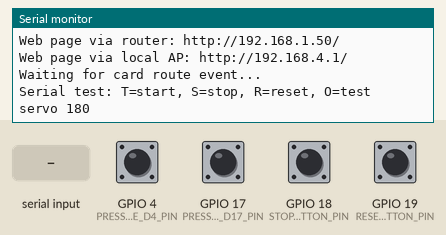
Simulated run of this sketch. Board: ESP32. On the bench: the last lines printed to the serial monitor. The inputs (shaded band) are chosen by the test bench; at power-on: GPIO 4 (PRESSURE_D4_PIN), GPIO 17 (PRESSURE_D17_PIN), GPIO 18 (STOP_BUTTON_PIN), GPIO 19 (RESET_BUTTON_PIN) HIGH. WiFi joins after 1.5 s; servers stay silent unless stated.

Above: at 3.7 s.
3.8 s: GPIO 19 (RESET_BUTTON_PIN) pulled LOW for 0.15 s
At 4.4 s:
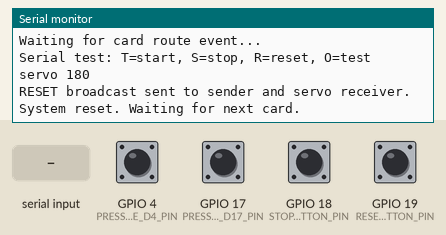
5.4 s: "T" received over Serial
At 6.6 s:
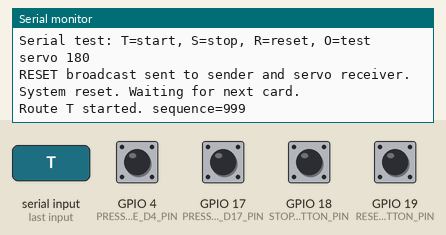
6.9 s: GPIO 4 (PRESSURE_D4_PIN) pulled LOW for 0.15 s
At 7.8 s:
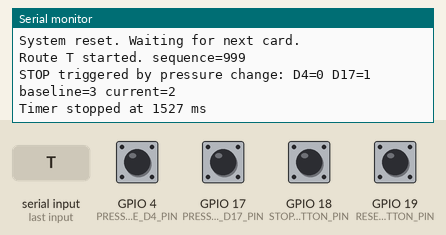
8.5 s: "O" received over Serial
At 9.1 s:
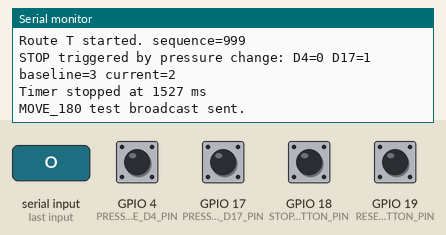
10.0 s: "T" received over Serial
At 10.3 s:
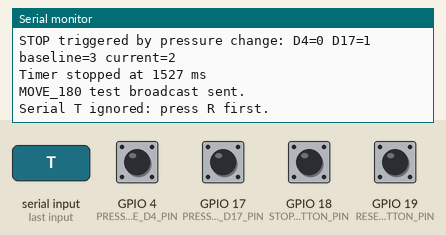

Measured:
- after the input at 3.8 s, the serial monitor: prints a new line at once (image 1)
- after the input at 5.4 s, the serial monitor: prints a new line at once (image 2)
- after the input at 6.9 s, the serial monitor: prints a new line at once (image 3)
- after the input at 8.5 s, the serial monitor: prints a new line at once (image 4)
- after the input at 10.0 s, the serial monitor: prints a new line at once (image 5)

The sketch:

ESP32_WROOM_Timer_Server.ino
```cpp
/*
  ESP32 WROOM 32 - Competition Web Timer
  -------------------------------------------
  GPIO4  : pressure sensor input A
  GPIO17 : pressure sensor input B
  GPIO18 : STOP button, connect to GND
  GPIO19 : RESET button, connect to GND

  IMPORTANT: GPIO6-GPIO11 are reserved for the ESP32 flash.
  Do not connect buttons or sensors to those pins.

  This WROOM board receives a ROUTE event from the RFID sender, starts the timer,
  and serves the HTML web page.

  Both installed pressure sensors use polarity-independent edge detection.
  For analog pressure sensors, enable PRESSURE_ANALOG_MODE.
*/

#include <Arduino.h>
#include <WiFi.h>
#include <WebServer.h>
#include <ESPmDNS.h>
#include <esp_now.h>
#include <esp_wifi.h>
#include <esp_arduino_version.h>
#include <cstring>
#include "web_page.h"

// ===================== Wi-Fi =====================
const char* WIFI_SSID = "YOUR_WIFI_SSID";
const char* WIFI_PASSWORD = "YOUR_WIFI_PASSWORD";

// ===================== Pins =====================
constexpr uint8_t PRESSURE_D4_PIN = 4;
constexpr uint8_t PRESSURE_D17_PIN = 17;
constexpr uint8_t STOP_BUTTON_PIN = 18;
constexpr uint8_t RESET_BUTTON_PIN = 19;

constexpr bool USE_PRESSURE_D4 = true;
constexpr bool USE_PRESSURE_D17 = true;
constexpr bool PRESSURE_ANALOG_MODE = false;

// Digital mode: any stable level change triggers the stop. This supports
// both active-high and active-low sensor modules.
constexpr bool PRESSURE_TRIGGER_HIGH = true;
constexpr int PRESSURE_THRESHOLD = 1500;
constexpr uint32_t PRESSURE_DEBOUNCE_MS = 30;

// ===================== ESP-NOW =====================
constexpr uint32_t PACKET_MAGIC = 0x5A4F4E45;
constexpr uint8_t PROTOCOL_VERSION = 1;
constexpr uint8_t EVENT_CARD_ROUTE = 2;
constexpr uint8_t CMD_MOVE_180 = 1;
constexpr uint8_t CMD_SERVO_RESET = 2;

struct __attribute__((packed)) CardEventPacket {
  uint32_t magic;
  uint8_t version;
  uint8_t eventType;
  uint16_t sequence;
  char route[8];
};
static_assert(sizeof(CardEventPacket) == 16, "CardEventPacket must be 16 bytes");

struct __attribute__((packed)) CommandPacket {
  uint32_t magic;
  uint8_t version;
  uint8_t command;
  uint16_t sequence;
};
static_assert(sizeof(CommandPacket) == 8, "CommandPacket must be 8 bytes");

enum class TimerState : uint8_t {
  WAITING,
  RUNNING,
  STOPPED
};

WebServer server(80);

TimerState timerState = TimerState::WAITING;
String currentRoute;
uint32_t startedAtMs = 0;
uint32_t finalElapsedMs = 0;
uint16_t cycleSequence = 0;

volatile bool cardEventPending = false;
volatile uint16_t pendingSequence = 0;
char pendingRoute[8] = {0};

bool lastStopPressed = false;
bool lastResetPressed = false;
uint8_t pressureStableState = 0;
uint8_t pressureCandidateState = 0;
uint32_t pressureCandidateSinceMs = 0;
bool pressureCandidateActive = false;
String stopReason = "none";

#if ESP_ARDUINO_VERSION_MAJOR >= 3
void onDataRecv(const esp_now_recv_info_t *info, const uint8_t *data, int len) {
  (void)info;
#else
void onDataRecv(const uint8_t *macAddr, const uint8_t *data, int len) {
  (void)macAddr;
#endif
  if (len != static_cast<int>(sizeof(CardEventPacket))) return;

  CardEventPacket packet{};
  memcpy(&packet, data, sizeof(packet));

  if (packet.magic != PACKET_MAGIC ||
      packet.version != PROTOCOL_VERSION ||
      packet.eventType != EVENT_CARD_ROUTE) {
    return;
  }

  packet.route[sizeof(packet.route) - 1] = '\0';
  strncpy(pendingRoute, packet.route, sizeof(pendingRoute) - 1);
  pendingRoute[sizeof(pendingRoute) - 1] = '\0';
  pendingSequence = packet.sequence;
  cardEventPending = true;
}

void configureInputs() {
  if (USE_PRESSURE_D4) {
    pinMode(PRESSURE_D4_PIN, PRESSURE_ANALOG_MODE ? INPUT : INPUT_PULLUP);
  } else {
    pinMode(PRESSURE_D4_PIN, INPUT);
  }

  if (USE_PRESSURE_D17) {
    pinMode(PRESSURE_D17_PIN, PRESSURE_ANALOG_MODE ? INPUT : INPUT_PULLUP);
  } else {
    pinMode(PRESSURE_D17_PIN, INPUT);
  }
  pinMode(STOP_BUTTON_PIN, INPUT_PULLUP);
  pinMode(RESET_BUTTON_PIN, INPUT_PULLUP);
  lastStopPressed = (digitalRead(STOP_BUTTON_PIN) == LOW);
  lastResetPressed = (digitalRead(RESET_BUTTON_PIN) == LOW);
}

uint8_t readPressureState() {
  uint8_t state = 0;

  if (USE_PRESSURE_D4) {
    const bool active = PRESSURE_ANALOG_MODE
        ? (PRESSURE_TRIGGER_HIGH ? analogRead(PRESSURE_D4_PIN) >= PRESSURE_THRESHOLD
                                 : analogRead(PRESSURE_D4_PIN) <= PRESSURE_THRESHOLD)
        : (digitalRead(PRESSURE_D4_PIN) == HIGH);
    if (active) state |= 0x01;
  }

  if (USE_PRESSURE_D17) {
    const bool active = PRESSURE_ANALOG_MODE
        ? (PRESSURE_TRIGGER_HIGH ? analogRead(PRESSURE_D17_PIN) >= PRESSURE_THRESHOLD
                                 : analogRead(PRESSURE_D17_PIN) <= PRESSURE_THRESHOLD)
        : (digitalRead(PRESSURE_D17_PIN) == HIGH);
    if (active) state |= 0x02;
  }

  return state;
}

void capturePressureBaseline() {
  pressureStableState = readPressureState();
  pressureCandidateState = pressureStableState;
  pressureCandidateSinceMs = millis();
  pressureCandidateActive = false;
}

uint32_t elapsedMs() {
  if (timerState == TimerState::RUNNING) return millis() - startedAtMs;
  if (timerState == TimerState::STOPPED) return finalElapsedMs;
  return 0;
}

void startTimerFromCard(const char *route, uint16_t sequence) {
  if (timerState != TimerState::WAITING) {
    Serial.println("Card event ignored: press GPIO19 reset button first.");
    return;
  }

  currentRoute = route;
  currentRoute.trim();
  currentRoute.toUpperCase();
  if (currentRoute.length() == 0) currentRoute = "?";

  cycleSequence = sequence;
  startedAtMs = millis();
  finalElapsedMs = 0;
  stopReason = "none";
  capturePressureBaseline();
  timerState = TimerState::RUNNING;
  Serial.printf("Route %s started. sequence=%u\n",
                currentRoute.c_str(),
                static_cast<unsigned>(sequence));
}

void stopTimer(const char *reason = "unknown") {
  if (timerState != TimerState::RUNNING) return;
  finalElapsedMs = millis() - startedAtMs;
  stopReason = reason;
  timerState = TimerState::STOPPED;
  Serial.printf("Timer stopped at %lu ms\n",
                static_cast<unsigned long>(finalElapsedMs));
}

void sendMoveTestPacket() {
  CommandPacket packet{};
  packet.magic = PACKET_MAGIC;
  packet.version = PROTOCOL_VERSION;
  packet.command = CMD_MOVE_180;
  packet.sequence = ++cycleSequence;

  uint8_t broadcastMac[6] = {0xFF, 0xFF, 0xFF, 0xFF, 0xFF, 0xFF};
  const esp_err_t result = esp_now_send(
      broadcastMac,
      reinterpret_cast<const uint8_t *>(&packet),
      sizeof(packet));

  if (result == ESP_OK) {
    Serial.println("MOVE_180 test broadcast sent.");
  } else {
    Serial.printf("MOVE_180 send failed: %s\n", esp_err_to_name(result));
  }
}

void sendResetPacket() {
  CommandPacket packet{};
  packet.magic = PACKET_MAGIC;
  packet.version = PROTOCOL_VERSION;
  packet.command = CMD_SERVO_RESET;
  packet.sequence = ++cycleSequence;

  uint8_t broadcastMac[6] = {0xFF, 0xFF, 0xFF, 0xFF, 0xFF, 0xFF};
  const esp_err_t result = esp_now_send(
      broadcastMac,
      reinterpret_cast<const uint8_t *>(&packet),
      sizeof(packet));

  if (result == ESP_OK) {
    Serial.println("RESET broadcast sent to sender and servo receiver.");
  } else {
    Serial.printf("RESET send failed: %s\n", esp_err_to_name(result));
  }
}

void resetSystem() {
  timerState = TimerState::WAITING;
  currentRoute = "";
  startedAtMs = 0;
  finalElapsedMs = 0;
  stopReason = "none";
  capturePressureBaseline();
  cardEventPending = false;
  sendResetPacket();
  Serial.println("System reset. Waiting for next card.");
}

void handleButtonsAndPressure() {
  const bool stopPressed = (digitalRead(STOP_BUTTON_PIN) == LOW);
  if (stopPressed && !lastStopPressed && timerState == TimerState::RUNNING) {
    Serial.println("STOP triggered by GPIO18 button.");
    stopTimer("button");
  }
  lastStopPressed = stopPressed;

  const bool resetPressed = (digitalRead(RESET_BUTTON_PIN) == LOW);
  if (resetPressed && !lastResetPressed) {
    resetSystem();
  }
  lastResetPressed = resetPressed;

  const uint8_t pressureNow = readPressureState();
  if (timerState == TimerState::RUNNING) {
    if (pressureNow != pressureStableState) {
      if (!pressureCandidateActive || pressureNow != pressureCandidateState) {
        pressureCandidateActive = true;
        pressureCandidateState = pressureNow;
        pressureCandidateSinceMs = millis();
      } else if (static_cast<uint32_t>(millis() - pressureCandidateSinceMs) >=
                 PRESSURE_DEBOUNCE_MS) {
        Serial.printf("STOP triggered by pressure change: D4=%d D17=%d baseline=%u current=%u\n",
                      digitalRead(PRESSURE_D4_PIN),
                      digitalRead(PRESSURE_D17_PIN),
                      static_cast<unsigned>(pressureStableState),
                      static_cast<unsigned>(pressureNow));
        stopTimer("pressure");
        pressureStableState = pressureNow;
        pressureCandidateActive = false;
      }
    } else {
      pressureCandidateActive = false;
    }
  } else {
    pressureCandidateActive = false;
    pressureStableState = pressureNow;
  }
}

const char* stateName() {
  switch (timerState) {
    case TimerState::RUNNING: return "running";
    case TimerState::STOPPED: return "stopped";
    default: return "waiting";
  }
}

void handleStatus() {
  String json = "{";
  json += "\"state\":\"";
  json += stateName();
  json += "\",\"route\":\"";
  json += currentRoute;
  json += "\",\"elapsed\":";
  json += String(elapsedMs());
  json += ",\"final\":";
  json += String(timerState == TimerState::STOPPED ? finalElapsedMs : 0);
  json += ",\"sequence\":";
  json += String(cycleSequence);
  json += ",\"stopReason\":\"";
  json += stopReason;
  json += "\",\"d4\":";
  json += String(digitalRead(PRESSURE_D4_PIN));
  json += ",\"d17\":";
  json += String(digitalRead(PRESSURE_D17_PIN));
  json += ",\"stopPin\":";
  json += String(digitalRead(STOP_BUTTON_PIN));
  json += ",\"resetPin\":";
  json += String(digitalRead(RESET_BUTTON_PIN));
  json += ",\"pressureState\":";
  json += String(readPressureState());
  json += ",\"pressureBaseline\":";
  json += String(pressureStableState);
  json += "}";
  server.sendHeader("Cache-Control", "no-store");
  server.send(200, "application/json", json);
}

void handleStopRequest() {
  stopTimer("web");
  server.send(200, "application/json", "{\"ok\":true}");
}

void handleResetRequest() {
  resetSystem();
  server.send(200, "application/json", "{\"ok\":true}");
}

void handleRoot() {
  server.sendHeader("Cache-Control", "no-store");
  server.send_P(200, "text/html; charset=utf-8", WEB_PAGE_HTML);
}

void handleNotFound() {
  server.send(404, "text/plain; charset=utf-8", "Not found");
}

bool connectWifi() {
  WiFi.mode(WIFI_AP_STA);
  WiFi.setSleep(false);
  WiFi.begin(WIFI_SSID, WIFI_PASSWORD);

  const uint32_t startMs = millis();
  while (WiFi.status() != WL_CONNECTED &&
         static_cast<uint32_t>(millis() - startMs) < 20000) {
    delay(250);
    Serial.print('.');
  }
  Serial.println();
  return WiFi.status() == WL_CONNECTED;
}

bool initEspNow() {
  if (esp_now_init() != ESP_OK) return false;
  esp_now_register_recv_cb(onDataRecv);

  uint8_t broadcastMac[6] = {0xFF, 0xFF, 0xFF, 0xFF, 0xFF, 0xFF};
  esp_now_peer_info_t peerInfo{};
  memcpy(peerInfo.peer_addr, broadcastMac, sizeof(broadcastMac));
  peerInfo.channel = 0;
  peerInfo.encrypt = false;
  peerInfo.ifidx = (WiFi.status() == WL_CONNECTED) ? WIFI_IF_STA : WIFI_IF_AP;
  const esp_err_t result = esp_now_add_peer(&peerInfo);
  return result == ESP_OK || result == ESP_ERR_ESPNOW_EXIST;
}

void handleSerialTestCommands() {
  while (Serial.available() > 0) {
    const char command = static_cast<char>(toupper(Serial.read()));
    if (command == 'T') {
      if (timerState == TimerState::WAITING) {
        startTimerFromCard("T", 999);
      } else {
        Serial.println("Serial T ignored: press R first.");
      }
    } else if (command == 'S') {
      stopTimer("serial");
    } else if (command == 'R') {
      resetSystem();
    } else if (command == 'O') {
      sendMoveTestPacket();
    }
  }
}

bool startLocalAccessPoint(uint8_t channel) {
  IPAddress apIp(192, 168, 4, 1);
  IPAddress apGateway(192, 168, 4, 1);
  IPAddress apSubnet(255, 255, 255, 0);
  WiFi.softAPConfig(apIp, apGateway, apSubnet);

  const uint8_t apChannel = (channel == 0) ? 6 : channel;
  const bool apStarted = WiFi.softAP(
      "RobotTimer", "12345678", apChannel, false, 4);

  Serial.printf("softAP result=%s mode=%d IP=%s channel=%u\n",
                apStarted ? "OK" : "FAIL",
                static_cast<int>(WiFi.getMode()),
                WiFi.softAPIP().toString().c_str(),
                static_cast<unsigned>(apChannel));
  Serial.printf("Local AP: SSID=RobotTimer password=12345678 url=http://%s/\n",
                WiFi.softAPIP().toString().c_str());
  return apStarted;
}

void setup() {
  Serial.begin(115200);
  delay(1000);
  configureInputs();
  capturePressureBaseline();

  Serial.println();
  Serial.println("ESP32 WROOM 32 - 30th Anniversary Robot Challenge Timer");
  Serial.println("GPIO4/GPIO17 pressure, GPIO18 stop, GPIO19 reset");
  Serial.printf("Raw inputs (idle expected): GPIO4=%d GPIO17=%d GPIO18=%d GPIO19=%d\n",
                digitalRead(PRESSURE_D4_PIN),
                digitalRead(PRESSURE_D17_PIN),
                digitalRead(STOP_BUTTON_PIN),
                digitalRead(RESET_BUTTON_PIN));

  const bool wifiConnected = connectWifi();
  if (!wifiConnected) {
    Serial.println("Wi-Fi failed. Scanning nearby 2.4 GHz networks...");
    const int networkCount = WiFi.scanNetworks();
    for (int i = 0; i < networkCount; ++i) {
      Serial.printf("  SSID=%s RSSI=%d channel=%d encrypted=%d\n",
                    WiFi.SSID(i).c_str(), WiFi.RSSI(i), WiFi.channel(i),
                    WiFi.encryptionType(i) != WIFI_AUTH_OPEN);
    }

    WiFi.disconnect(true);
    WiFi.mode(WIFI_OFF);
    delay(300);
    WiFi.mode(WIFI_AP);
    delay(200);
    startLocalAccessPoint(6);
  } else {
    Serial.printf("Wi-Fi connected. IP=%s channel=%d\n",
                  WiFi.localIP().toString().c_str(), WiFi.channel());
    startLocalAccessPoint(WiFi.channel());
    if (MDNS.begin("robot-timer")) {
      Serial.println("mDNS: http://robot-timer.local/");
    }
  }

  if (!initEspNow()) {
    Serial.println("FAIL: ESP-NOW init failed.");
  }

  server.on("/", HTTP_GET, handleRoot);
  server.on("/status", HTTP_GET, handleStatus);
  server.on("/stop", HTTP_POST, handleStopRequest);
  server.on("/reset", HTTP_POST, handleResetRequest);
  server.onNotFound(handleNotFound);
  server.begin();

  if (WiFi.status() == WL_CONNECTED) {
    Serial.printf("Web page via router: http://%s/\n", WiFi.localIP().toString().c_str());
  }
  Serial.printf("Web page via local AP: http://%s/\n", WiFi.softAPIP().toString().c_str());
  Serial.println("Waiting for card route event...");
  Serial.println("Serial test: T=start, S=stop, R=reset, O=test servo 180");
}

void loop() {
  if (cardEventPending) {
    cardEventPending = false;
    startTimerFromCard(pendingRoute, pendingSequence);
  }

  handleButtonsAndPressure();
  handleSerialTestCommands();
  server.handleClient();
  delay(5);
}
```

Source omitted: web_page.h (12029 bytes)
